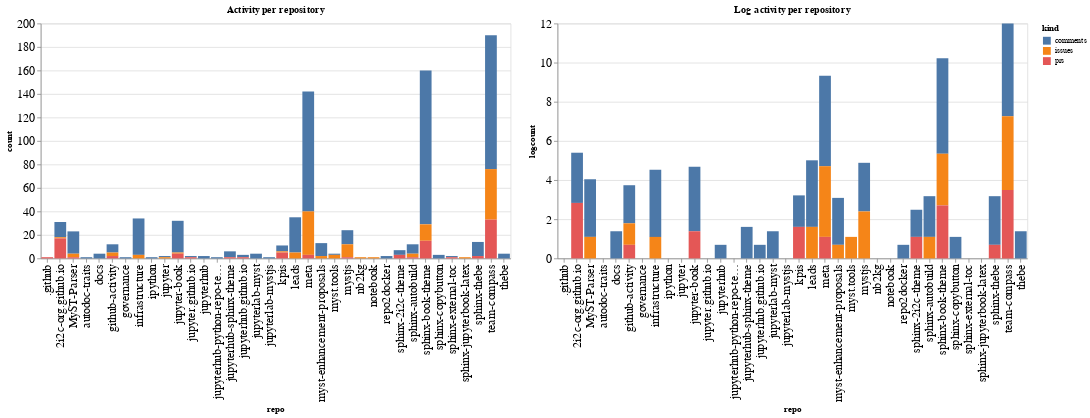

Here is the notebook cell this chart was saved with:
### Code cell
ch1 = alt.Chart(repo_summaries, width=600, title="Activity per repository").mark_bar().encode(
    x='repo',
    y='count',
    color='kind',
    tooltip="kind"
)

ch2 = alt.Chart(repo_summaries, width=600, title="Log activity per repository").mark_bar().encode(
    x='repo',
    y='logcount',
    color='kind',
    tooltip="kind"
)

ch1 | ch2

### Figure 1 — Vega-Lite specification as saved in the notebook (floating-point values rounded to 4 significant figures)
{"config": {"axisLeft": {"labelFontSize": 15}, "axisBottom": {"labelFontSize": 15}}, "hconcat": [{"mark": "bar", "encoding": {"color": {"field": "kind", "type": "nominal"}, "tooltip": {"field": "kind", "type": "nominal"}, "x": {"field": "repo", "type": "nominal"}, "y": {"field": "count", "type": "quantitative"}}, "title": "Activity per repository", "width": 600}, {"mark": "bar", "encoding": {"color": {"field": "kind", "type": "nominal"}, "tooltip": {"field": "kind", "type": "nominal"}, "x": {"field": "repo", "type": "nominal"}, "y": {"field": "logcount", "type": "quantitative"}}, "title": "Log activity per repository", "width": 600}], "data": {"name": "data-56b9aee654f9960aeeab54b9f932234e"}, "$schema": "https://vega.github.io/schema/vega-lite/v4.17.0.json", "datasets": {"data-56b9aee654f9960aeeab54b9f932234e": [{"repo": ".github", "kind": "prs", "count": 1, "logcount": 0.0}, {"repo": "2i2c-org.github.io", "kind": "comments", "count": 13, "logcount": 2.565}, {"repo": "2i2c-org.github.io", "kind": "issues", "count": 1, "logcount": 0.0}, {"repo": "2i2c-org.github.io", "kind": "prs", "count": 17, "logcount": 2.833}, {"repo": "MyST-Parser", "kind": "comments", "count": 19, "logcount": 2.944}, {"repo": "MyST-Parser", "kind": "issues", "count": 3, "logcount": 1.099}, {"repo": "MyST-Parser", "kind": "prs", "count": 1, "logcount": 0.0}, {"repo": "autodoc-traits", "kind": "comments", "count": 1, "logcount": 0.0}, {"repo": "docs", "kind": "comments", "count": 4, "logcount": 1.386}, {"repo": "github-activity", "kind": "comments", "count": 7, "logcount": 1.946}, {"repo": "github-activity", "kind": "issues", "count": 3, "logcount": 1.099}, {"repo": "github-activity", "kind": "prs", "count": 2, "logcount": 0.6931}, {"repo": "governance", "kind": "comments", "count": 1, "logcount": 0.0}, {"repo": "infrastructure", "kind": "comments", "count": 31, "logcount": 3.434}, {"repo": "infrastructure", "kind": "issues", "count": 3, "logcount": 1.099}, {"repo": "ipython", "kind": "comments", "count": 1, "logcount": 0.0}, {"repo": "jupyter", "kind": "comments", "count": 1, "logcount": 0.0}, {"repo": "jupyter", "kind": "issues", "count": 1, "logcount": 0.0}, {"repo": "jupyter-book", "kind": "comments", "count": 27, "logcount": 3.296}, {"repo": "jupyter-book", "kind": "issues", "count": 1, "logcount": 0.0}, {"repo": "jupyter-book", "kind": "prs", "count": 4, "logcount": 1.386}, {"repo": "jupyter.github.io", "kind": "comments", "count": 1, "logcount": 0.0}, {"repo": "jupyter.github.io", "kind": "prs", "count": 1, "logcount": 0.0}, {"repo": "jupyterhub", "kind": "comments", "count": 2, "logcount": 0.6931}, {"repo": "jupyterhub-python-repo-template", "kind": "comments", "count": 1, "logcount": 0.0}, {"repo": "jupyterhub-sphinx-theme", "kind": "comments", "count": 5, "logcount": 1.609}, {"repo": "jupyterhub-sphinx-theme", "kind": "prs", "count": 1, "logcount": 0.0}, {"repo": "jupyterhub.github.io", "kind": "comments", "count": 2, "logcount": 0.6931}, {"repo": "jupyterhub.github.io", "kind": "prs", "count": 1, "logcount": 0.0}, {"repo": "jupyterlab-myst", "kind": "comments", "count": 4, "logcount": 1.386}, {"repo": "jupyterlab-mystjs", "kind": "comments", "count": 1, "logcount": 0.0}, {"repo": "kpis", "kind": "comments", "count": 5, "logcount": 1.609}, {"repo": "kpis", "kind": "issues", "count": 1, "logcount": 0.0}, {"repo": "kpis", "kind": "prs", "count": 5, "logcount": 1.609}, {"repo": "leads", "kind": "comments", "count": 30, "logcount": 3.401}, {"repo": "leads", "kind": "issues", "count": 5, "logcount": 1.609}, {"repo": "meta", "kind": "comments", "count": 102, "logcount": 4.625}, {"repo": "meta", "kind": "issues", "count": 37, "logcount": 3.611}, {"repo": "meta", "kind": "prs", "count": 3, "logcount": 1.099}, {"repo": "myst-enhancement-proposals", "kind": "comments", "count": 11, "logcount": 2.398}, {"repo": "myst-enhancement-proposals", "kind": "issues", "count": 2, "logcount": 0.6931}, {"repo": "myst.tools", "kind": "comments", "count": 1, "logcount": 0.0}, {"repo": "myst.tools", "kind": "issues", "count": 3, "logcount": 1.099}, {"repo": "mystjs", "kind": "comments", "count": 12, "logcount": 2.485}, {"repo": "mystjs", "kind": "issues", "count": 11, "logcount": 2.398}, {"repo": "mystjs", "kind": "prs", "count": 1, "logcount": 0.0}, {"repo": "nb2kg", "kind": "issues", "count": 1, "logcount": 0.0}, {"repo": "notebook", "kind": "issues", "count": 1, "logcount": 0.0}, {"repo": "repo2docker", "kind": "comments", "count": 2, "logcount": 0.6931}, {"repo": "sphinx-2i2c-theme", "kind": "comments", "count": 4, "logcount": 1.386}, {"repo": "sphinx-2i2c-theme", "kind": "prs", "count": 3, "logcount": 1.099}, {"repo": "sphinx-autobuild", "kind": "comments", "count": 8, "logcount": 2.079}, {"repo": "sphinx-autobuild", "kind": "issues", "count": 3, "logcount": 1.099}, {"repo": "sphinx-autobuild", "kind": "prs", "count": 1, "logcount": 0.0}, {"repo": "sphinx-book-theme", "kind": "comments", "count": 131, "logcount": 4.875}, {"repo": "sphinx-book-theme", "kind": "issues", "count": 14, "logcount": 2.639}, {"repo": "sphinx-book-theme", "kind": "prs", "count": 15, "logcount": 2.708}, {"repo": "sphinx-copybutton", "kind": "comments", "count": 3, "logcount": 1.099}, {"repo": "sphinx-external-toc", "kind": "comments", "count": 1, "logcount": 0.0}, {"repo": "sphinx-external-toc", "kind": "prs", "count": 1, "logcount": 0.0}, {"repo": "sphinx-jupyterbook-latex", "kind": "issues", "count": 1, "logcount": 0.0}, {"repo": "sphinx-thebe", "kind": "comments", "count": 12, "logcount": 2.485}, {"repo": "sphinx-thebe", "kind": "prs", "count": 2, "logcount": 0.6931}, {"repo": "team-compass", "kind": "comments", "count": 114, "logcount": 4.736}, {"repo": "team-compass", "kind": "issues", "count": 43, "logcount": 3.761}, {"repo": "team-compass", "kind": "prs", "count": 33, "logcount": 3.497}, {"repo": "thebe", "kind": "comments", "count": 4, "logcount": 1.386}]}}
